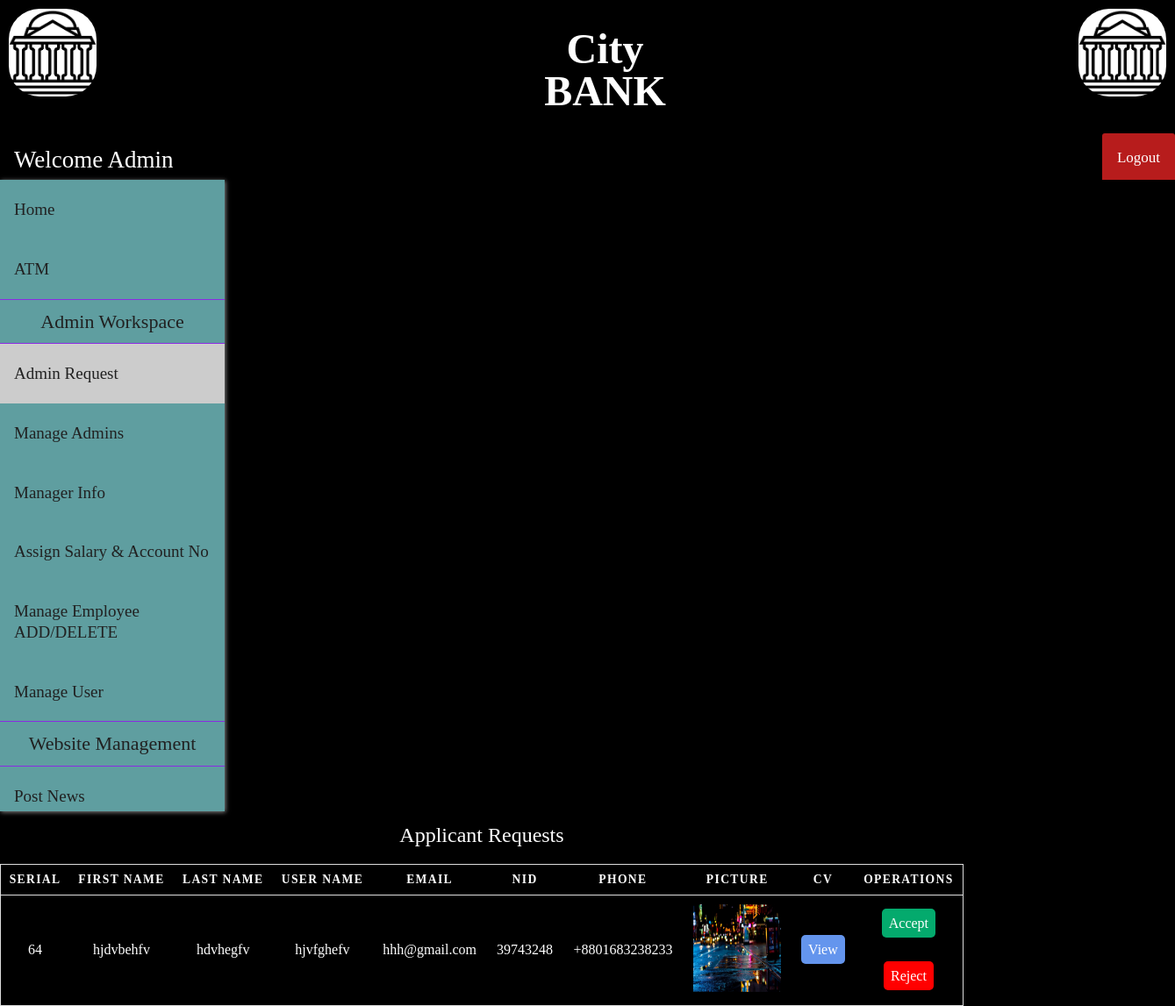
Page /View/adminrequest.php (signed in) on the committed database.
### tables this page shows
CREATE TABLE `applicantofadmin` (
  `applicant_serial` int(100) NOT NULL,
  `fname` varchar(100) NOT NULL,
  `lname` varchar(100) NOT NULL,
  `uname` varchar(100) NOT NULL,
  `email` text NOT NULL,
  `nid` int(15) NOT NULL,
  `phone` text NOT NULL,
  `password` varchar(15) NOT NULL,
  `cpassword` varchar(15) NOT NULL,
  `picture` varchar(100) NOT NULL,
  `cv` varchar(100) NOT NULL
);

### Model/db.php (called while the page is built, shortened)
<?php
class db
{
    function retrive_applicant_info_for_admin($applicantofadmin, $conn)
    {
        $sqlstr = "SELECT applicant_serial, fname, lname, uname, email, nid, phone, password, picture, cv FROM $applicantofadmin";
        return $conn -> query($sqlstr);
    }
}
?>

### Control/adminrequest.process.php (the view)
<?php
@include("../Model/db.php");
$mydb = new db();
$myconn = $mydb->openConn();
$result = $mydb -> retrive_applicant_info_for_admin("applicantofadmin", $myconn);
if($result == true)
{
    foreach($result as $row)
    {
        $applicant_serial = $row['applicant_serial'];
        $email = $row['email'];
        echo '<tr>
        <td>'.$row['applicant_serial'].'</td>
        <td>'.$row['fname'].'</td>
        <td>'.$row['lname'].'</td>
        <td>'.$row['uname'].'</td>
        <td>'.$row['email'].'</td>
        <td>'.$row['nid'].'</td>
        <td>'.$row['phone'].'</td>
        <td><img src="../uploads/'.$row['picture']. '" width="100px" height="100px"></td>
        <td><a id="info" href="../uploads/'.$row['cv']. '">View</a></td>
        <td>
            <a class="accept" href="../Control/newadmin.php?email='.$email.'">Accept</a> <br><br><br>
            <a class="reject" href="../Control/applicantdelete.php?deleteid='.$applicant_serial.'">Reject</a>
        </td>
        </tr>';
    }
}
?>

### CSS/header.css (style rules this page uses)
body { margin: 0; padding: 0; background-color: #FAFAFA; }

### CSS/adminrequest.css (style rules this page uses)
body { background-color: black; font-family:'Times New Roman', Times, serif; line-height: 1.25; }
table tr { background-color: black; border: 1px solid #ddd; padding: 1px; color: white; }
table th, table td { padding: .625em; text-align: center; color: white; }
.accept { width: 290px; background-color: #04aa6d; padding: 8px; border: none; font-size: 16px; font-weight: 500; color: white; text-decoration: none; transition: background-color 0.4s; border-radius: 5px; }
.reject { width: 290px; background-color: #ff0000; padding: 8px; border: none; font-size: 16px; font-weight: 500; color: white; text-decoration: none; transition: background-color 0.4s; border-radius: 5px; }
#info { width: 290px; background-color: cornflowerblue; padding: 8px; border: none; font-size: 16px; font-weight: 500; color: white; text-decoration: none; transition: background-color 0.4s; border-radius: 5px; }

### rows in the picture
applicantofadmin: applicant_serial "64", fname "hjdvbehfv", lname "hdvhegfv", uname "hjvfghefv", email "hhh@gmail.com", nid "39743248", phone "+8801683238233", picture (picture)
